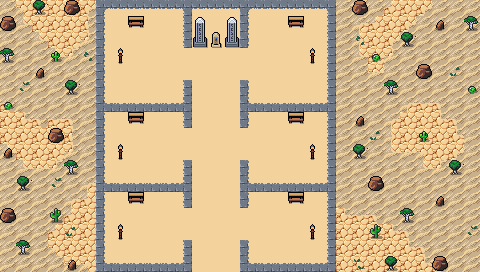

This game map was drawn from its Tiled (.tmx) file and the tilesets committed beside it. A one-line description and the trimmed map source follow:
An orthogonal 30x17 tile map with 16x16 px tiles, 4 tile layers (Collision, Background, Walls and Ground, Clutter), 2 tilesets and 13 objects.

<map version="1.10" tiledversion="1.10.1" orientation="orthogonal" renderorder="right-down" width="30" height="17" tilewidth="16" tileheight="16" infinite="0" nextlayerid="7" nextobjectid="71">
 <editorsettings>
  <export target="wastetown..tmx" format="tmx" />
 </editorsettings>
 <tileset firstgid="1" source="../../tileset/main.tsx" />
 <tileset firstgid="10113" source="../../tileset/buildings.tsx" />
 <layer id="6" name="Collision" width="30" height="17">
  <data>[510 cells, 110 non-empty, 9 distinct tile ids]</data>
 </layer>
 <layer id="1" name="Background" width="30" height="17">
  <data>[510 cells, 510 non-empty, 3 distinct tile ids]</data>
 </layer>
 <layer id="2" name="Walls and Ground" width="30" height="17">
  <data>[510 cells, 208 non-empty, 28 distinct tile ids]</data>
 </layer>
 <layer id="3" name="Clutter" width="30" height="17">
  <properties>
   <property name="spriteLayer" type="bool" value="true" />
  </properties>
  <data>[510 cells, 55 non-empty, 13 distinct tile ids]</data>
 </layer>
 <objectgroup id="4" name="Objects">
  <object id="38" template="../../obj/entry_up.tx" x="192" y="281" width="48" height="16">
   <properties>
    <property name="teleport" value="" />
   </properties>
  </object>
  <object id="48" template="../../obj/treasure.tx" x="109.504" y="99.3562" />
  <object id="52" template="../../obj/gold.tx" x="309.163" y="97.8565" />
  <object id="56" template="../../obj/enemy.tx" x="209.435" y="97.0941">
   <properties>
    <property name="enemy" value="Angel Warrior" />
    <property name="threatRange" type="int" value="20" />
   </properties>
  </object>
  <object id="57" template="../../obj/enemy.tx" x="207.184" y="67.9197">
   <properties>
    <property name="enemy" value="Knight" />
    <property name="threatRange" type="int" value="40" />
    <property name="waypoints" value="70,69" />
   </properties>
  </object>
  <object id="58" template="../../obj/enemy.tx" x="128.648" y="137.313">
   <properties>
    <property name="enemy" value="Monk" />
    <property name="threatRange" type="int" value="20" />
   </properties>
  </object>
  <object id="59" template="../../obj/enemy.tx" x="286.626" y="137.313">
   <properties>
    <property name="enemy" value="Apprentice White Wizard" />
    <property name="threatRange" type="int" value="20" />
   </properties>
  </object>
  <object id="60" template="../../obj/enemy.tx" x="287.292" y="215.969">
   <properties>
    <property name="enemy" value="Apprentice White Wizard" />
    <property name="threatRange" type="int" value="20" />
   </properties>
  </object>
  <object id="61" template="../../obj/enemy.tx" x="128.648" y="217.969">
   <properties>
    <property name="enemy" value="Cleric" />
    <property name="threatRange" type="int" value="20" />
   </properties>
  </object>
  <object id="62" template="../../obj/booster.tx" x="268.03" y="102.547">
   <properties>
    <property name="reward">[
  {
    "editions": [ "ULG" ],
    "type": "card",
    "count": 10,
    "colors": [ "white" ],
    "rarity": [ "Common" ]
  },
  {
    "editions": [ "ULG" ],
    "type": "card",
    "count": 3,
    "colors": [ "white" ],
    "rarity": [ "Uncommon" ]
  },
  {
    "editions": [ "ULG" ],
    "type": "card",
    "count": 1,
    "colors": [ "white" ],
    "rarity": [ "Rare", "Mythic Rare" ]
  }
]
</property>
   </properties>
  </object>
  <object id="67" template="../../obj/manashards.tx" x="107.973" y="135.78" />
  <object id="69" template="../../obj/waypoint.tx" x="150.7" y="76.0975" />
  <object id="70" template="../../obj/waypoint.tx" x="274.812" y="73.3847" />
 </objectgroup>
</map>
